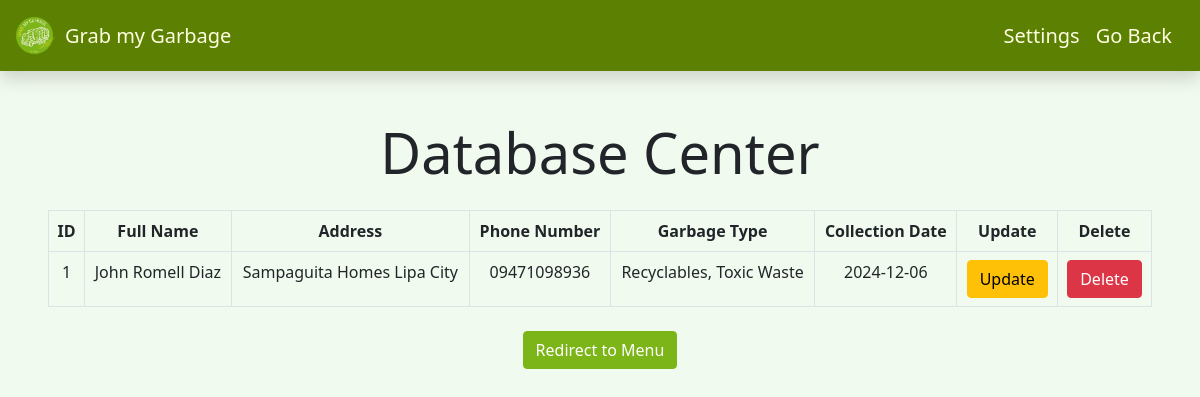
The app's page /admin/adminmenu.php (signed in) with its own data.
### tables this page shows
CREATE TABLE `user_detail` (
  `request_id` int(11) NOT NULL,
  `user_fullname` varchar(255) NOT NULL,
  `user_address` varchar(255) NOT NULL,
  `user_phonenumber` varchar(11) NOT NULL,
  `garbage_type` varchar(255) NOT NULL,
  `request_date` date NOT NULL
);

### admin/adminmenu.php (the view, shortened to what this page needs)
<?php
$db = new Database();
$connection = $db->getConnect();
?>
<!DOCTYPE html>
<html lang="en">
<head>
    <link href="https://cdn.jsdelivr.net/npm/bootstrap@5.0.2/dist/css/bootstrap.min.css" rel="stylesheet">
    <link rel="stylesheet" type="text/css" href="../styles.css">
    <link rel="stylesheet" href="https://cdn.datatables.net/2.1.8/css/dataTables.bootstrap5.min.css">
</head>
<body>
    <nav class="shadow navbar custom-navbar sticky-top">
        <div class="container-fluid">
            <a class="navbar-brand d-flex align-items-center" href="../index.php">
                <img src="../assets/logo.png" width="45" height="45" class="d-inline-block align-middle me-2">
                Grab my Garbage
            </a>
            <ul class="navbar-nav flex-row flex-wrap bd-navbar-nav">
                <li>
                    <a class="navbar-brand d-flex align-items-center" href="settings.php">Settings</a>
                </li>
                <li class="nav-item col-6 col-lg-auto">
                    <a class="navbar-brand d-flex align-items-center" href="../index.php">Go Back</a>
                </li>
            </ul>
        </div>
    </nav>
    <div class="container-fluid p-5 justify-content-center w-100">
        <h1 class="display-4 text-center mb-4">Database Center</h1>
        <table id="datatableid" class="table table-hover table-bordered">
            <thead>
                <tr class="text-center">
                    <th>ID</th>
                    <th>Full Name</th>
                    <th>Address</th>
                    <th>Phone Number</th>
                    <th>Garbage Type</th>
                    <th>Collection Date</th>
                    <th>Update</th>
                    <th>Delete</th>
                </tr>
            </thead>
            <tbody>
                <?php
                $query = 'SELECT * FROM user_detail';
                $stmt = $connection->prepare($query);
                $stmt->execute();
                $results = $stmt->fetchAll(PDO::FETCH_ASSOC);
                foreach ($results as $row) {
                    ?>
                    <tr class="text-center">
                        <td><?php echo $row['request_id']; ?></td>
                        <td><?php echo $row['user_fullname']; ?></td>
                        <td><?php echo $row['user_address']; ?></td>
                        <td><?php echo $row['user_phonenumber']; ?></td>
                        <td><?php echo $row['garbage_type']; ?></td>
                        <td><?php echo $row['request_date']; ?></td>
                        <td><a class="btn btn-warning" href="update.php?id=<?php echo $row['request_id']; ?>">Update</a></td>
                        <td><a class="btn btn-danger" href="delete.php?id=<?php echo $row['request_id']; ?>">Delete</a></td>
                    </tr>
                    <?php
                }
                ?>
            </tbody>
        </table>
        <form action="../index.php" method="post">
            <div class="container text-center mt-4">
                <button type="submit" class="btn btn-primary">Redirect to Menu</button>
            </div>
        </form>
    </div>
</body>
</html

### styles.css (style rules this page uses)
* { scroll-behavior: smooth; }
body { background-color: #f1faee; }
.btn-primary { background-color: #7cb518 !important; border-color: #7cb518 !important; }
.custom-navbar { background-color: #5c8001; }
.custom-navbar .navbar-brand { color: #fefee3; }

### records on screen
user_detail: request_id "1", user_fullname "John Romell Diaz", user_address "Sampaguita Homes Lipa City", user_phonenumber "09471098936", garbage_type "Recyclables, Toxic Waste", request_date "2024-12-06"
